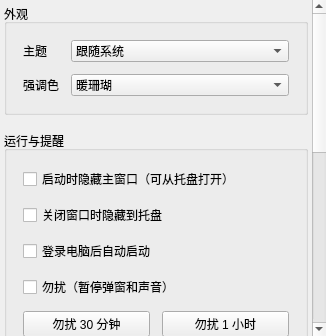
<?xml version='1.0' encoding='UTF-8'?>
<ui version="4.0">
 <class>SettingsPage</class>
 <widget class="QWidget" name="SettingsPage">
  <layout class="QVBoxLayout" name="pageLayout">
   <property name="leftMargin">
    <number>0</number>
   </property>
   <property name="topMargin">
    <number>0</number>
   </property>
   <property name="rightMargin">
    <number>0</number>
   </property>
   <property name="bottomMargin">
    <number>0</number>
   </property>
   <property name="spacing">
    <number>12</number>
   </property>
   <item>
    <widget class="QScrollArea" name="scrollArea">
     <property name="widgetResizable">
      <bool>true</bool>
     </property>
     <property name="frameShape">
      <enum>QFrame::NoFrame</enum>
     </property>
     <widget class="QWidget" name="scrollContents">
      <layout class="QVBoxLayout" name="settingsLayout">
       <property name="leftMargin">
        <number>4</number>
       </property>
       <property name="topMargin">
        <number>4</number>
       </property>
       <property name="rightMargin">
        <number>4</number>
       </property>
       <property name="bottomMargin">
        <number>4</number>
       </property>
       <property name="spacing">
        <number>16</number>
       </property>
       <item>
        <widget class="QGroupBox" name="appearance">
         <property name="title">
          <string>外观</string>
         </property>
         <layout class="QFormLayout" name="appearanceLayout">
          <property name="leftMargin">
           <number>16</number>
          </property>
          <property name="topMargin">
           <number>16</number>
          </property>
          <property name="rightMargin">
           <number>16</number>
          </property>
          <property name="bottomMargin">
           <number>16</number>
          </property>
          <property name="spacing">
           <number>12</number>
          </property>
          <item row="0" column="0">
           <widget class="QLabel" name="themeModeLabel">
            <property name="text">
             <string>主题</string>
            </property>
           </widget>
          </item>
          <item row="0" column="1">
           <widget class="QComboBox" name="themeMode">
            <item>
             <property name="text">
              <string>跟随系统</string>
             </property>
            </item>
            <item>
             <property name="text">
              <string>浅色</string>
             </property>
            </item>
            <item>
             <property name="text">
              <string>深色</string>
             </property>
            </item>
           </widget>
          </item>
          <item row="1" column="0">
           <widget class="QLabel" name="accentLabel">
            <property name="text">
             <string>强调色</string>
            </property>
           </widget>
          </item>
          <item row="1" column="1">
           <widget class="QComboBox" name="accent">
            <item>
             <property name="text">
              <string>暖珊瑚</string>
             </property>
            </item>
            <item>
             <property name="text">
              <string>松石绿</string>
             </property>
            </item>
            <item>
             <property name="text">
              <string>晴空蓝</string>
             </property>
            </item>
            <item>
             <property name="text">
              <string>柔紫</string>
             </property>
            </item>
           </widget>
          </item>
         </layout>
        </widget>
       </item>
       <item>
        <widget class="QGroupBox" name="behavior">
         <property name="title">
          <string>运行与提醒</string>
         </property>
         <layout class="QFormLayout" name="behaviorLayout">
          <property name="leftMargin">
           <number>16</number>
          </property>
          <property name="topMargin">
           <number>16</number>
          </property>
          <property name="rightMargin">
           <number>16</number>
          </property>
          <property name="bottomMargin">
           <number>16</number>
          </property>
          <property name="spacing">
           <number>12</number>
          </property>
          <item row="1" column="0" colspan="2">
           <widget class="QCheckBox" name="closeToTray">
            <property name="text">
             <string>关闭窗口时隐藏到托盘</string>
            </property>
           </widget>
          </item>
          <item row="2" column="0" colspan="2">
           <widget class="QCheckBox" name="loginStart">
            <property name="text">
             <string>登录电脑后自动启动</string>
            </property>
           </widget>
          </item>
          <item row="3" column="0" colspan="2">
           <widget class="QCheckBox" name="quietMode">
            <property name="text">
             <string>勿扰（暂停弹窗和声音）</string>
            </property>
           </widget>
          </item>
          <item row="4" column="0" colspan="2">
           <widget class="QWidget" name="quietButtons">
            <layout class="QHBoxLayout" name="quietButtonsLayout">
             <property name="leftMargin">
              <number>0</number>
             </property>
             <property name="topMargin">
              <number>0</number>
             </property>
             <property name="rightMargin">
              <number>0</number>
             </property>
             <property name="bottomMargin">
              <number>0</number>
             </property>
             <property name="spacing">
              <number>12</number>
             </property>
             <item>
              <widget class="QPushButton" name="quietHalfHour">
               <property name="text">
                <string>勿扰 30 分钟</string>
               </property>
              </widget>
             </item>
             <item>
              <widget class="QPushButton" name="quietHour">
               <property name="text">
                <string>勿扰 1 小时</string>
               </property>
              </widget>
             </item>
            </layout>
           </widget>
          </item>
          <item row="5" column="0">
           <widget class="QLabel" name="graceMinutesLabel">
            <property name="text">
             <string>错过后补提醒窗口</string>
            </property>
           </widget>
          </item>
          <item row="5" column="1">
           <widget class="QSpinBox" name="graceMinutes">
            <property name="minimum">
             <number>0</number>
            </property>
            <property name="maximum">
             <number>1440</number>
            </property>
            <property name="value">
             <number>10</number>
            </property>
            <property name="suffix">
             <string> 分钟</string>
            </property>
           </widget>
          </item>
          <item row="0" column="0" colspan="2">
           <widget class="QCheckBox" name="startInTray">
            <property name="text">
             <string>启动时隐藏主窗口（可从托盘打开）</string>
            </property>
           </widget>
          </item>
         </layout>
        </widget>
       </item>
       <item>
        <widget class="QGroupBox" name="sound">
         <property name="title">
          <string>声音</string>
         </property>
         <layout class="QFormLayout" name="soundLayout">
          <property name="leftMargin">
           <number>16</number>
          </property>
          <property name="topMargin">
           <number>16</number>
          </property>
          <property name="rightMargin">
           <number>16</number>
          </property>
          <property name="bottomMargin">
           <number>16</number>
          </property>
          <property name="spacing">
           <number>12</number>
          </property>
          <item row="0" column="0" colspan="2">
           <widget class="QCheckBox" name="muteSound">
            <property name="text">
             <string>关闭所有提醒声音</string>
            </property>
           </widget>
          </item>
          <item row="1" column="0">
           <widget class="QLabel" name="globalVolumeLabel">
            <property name="text">
             <string>总音量</string>
            </property>
           </widget>
          </item>
          <item row="1" column="1">
           <widget class="QSlider" name="globalVolume">
            <property name="orientation">
             <enum>Qt::Horizontal</enum>
            </property>
            <property name="maximum">
             <number>100</number>
            </property>
            <property name="value">
             <number>100</number>
            </property>
           </widget>
          </item>
         </layout>
        </widget>
       </item>
       <item>
        <widget class="QGroupBox" name="dataGroup">
         <property name="title">
          <string>数据与诊断</string>
         </property>
         <layout class="QVBoxLayout" name="dataLayout">
          <property name="leftMargin">
           <number>16</number>
          </property>
          <property name="topMargin">
           <number>16</number>
          </property>
          <property name="rightMargin">
           <number>16</number>
          </property>
          <property name="bottomMargin">
           <number>16</number>
          </property>
          <property name="spacing">
           <number>12</number>
          </property>
          <item>
           <widget class="QLabel" name="dataPath">
            <property name="text">
             <string />
            </property>
            <property name="role" stdset="0">
             <string>muted</string>
            </property>
            <property name="wordWrap">
             <bool>true</bool>
            </property>
            <property name="textInteractionFlags">
             <set>Qt::TextSelectableByMouse</set>
            </property>
           </widget>
          </item>
          <item>
           <widget class="QWidget" name="pathButtons">
            <layout class="QHBoxLayout" name="pathButtonsLayout">
             <property name="leftMargin">
              <number>0</number>
             </property>
             <property name="topMargin">
              <number>0</number>
             </property>
             <property name="rightMargin">
              <number>0</number>
             </property>
             <property name="bottomMargin">
              <number>0</number>
             </property>
             <property name="spacing">
              <number>12</number>
             </property>
             <item>
              <widget class="QPushButton" name="openData">
               <property name="text">
                <string>打开数据目录</string>
               </property>
              </widget>
             </item>
             <item>
              <widget class="QPushButton" name="openLogs">
               <property name="text">
                <string>打开日志目录</string>
               </property>
              </widget>
             </item>
            </layout>
           </widget>
          </item>
          <item>
           <widget class="QLabel" name="dataHint">
            <property name="text">
             <string>SQLite 保存提醒和历史；设置单独保存。运行日志每份 5 MB，保留 5 份。
qDing 0.1.0 · C++20 / Qt Widgets</string>
            </property>
            <property name="role" stdset="0">
             <string>muted</string>
            </property>
            <property name="wordWrap">
             <bool>true</bool>
            </property>
           </widget>
          </item>
         </layout>
        </widget>
       </item>
       <item>
        <spacer name="spacer">
         <property name="orientation">
          <enum>Qt::Vertical</enum>
         </property>
         <property name="sizeHint" stdset="0">
          <size>
           <width>20</width>
           <height>40</height>
          </size>
         </property>
        </spacer>
       </item>
      </layout>
     </widget>
    </widget>
   </item>
  </layout>
 </widget>
 <resources />
 <connections />
</ui>
